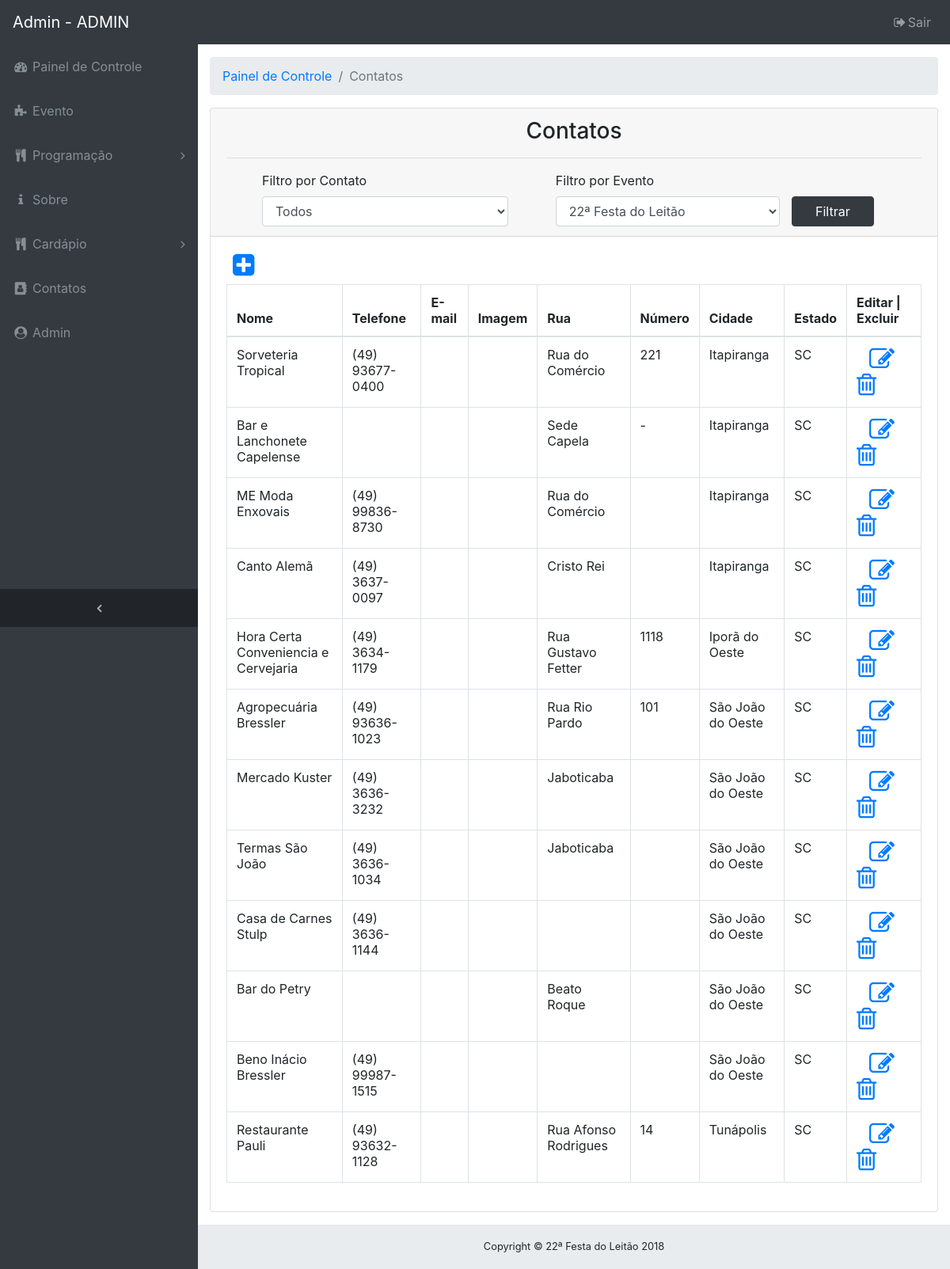
The app's page /admin/index.php?url=contato.php (signed in) with its own data.
### tables this page shows
CREATE TABLE `tb_evento` (
    `cod_evento` INTEGER NOT NULL AUTO_INCREMENT,
    `nome_evento` VARCHAR(100),
    `nome_organizacao_evento` VARCHAR(200),
    `data_evento` DATE,
    `rua_evento` VARCHAR(100),
    `nome_comunidade` VARCHAR(200) NOT NULL,
    `banner_evento` VARCHAR(40),
    `cod_cardapio` INTEGER,
    `cod_cidade` INTEGER,
    CONSTRAINT `PK_tb_evento` PRIMARY KEY (`cod_evento`)
);

CREATE TABLE `tb_contato` (
    `cod_contato` INTEGER NOT NULL AUTO_INCREMENT,
    `nome_contato` VARCHAR(100),
    `telefone_contato` VARCHAR(15),
    `email_contato` VARCHAR(100),
    `img_contato` VARCHAR(100),
    `rua_contato` VARCHAR(100),
    `nr_contato` VARCHAR(10),
    `cod_cidade` INTEGER,
    `cod_tipo_contato` INTEGER,
    CONSTRAINT `PK_tb_contato` PRIMARY KEY (`cod_contato`)
);

CREATE TABLE `tb_cidade` (
    `cod_cidade` INTEGER NOT NULL AUTO_INCREMENT,
    `nome_cidade` VARCHAR(200),
    `cod_estado` INTEGER,
    CONSTRAINT `PK_tb_cidade` PRIMARY KEY (`cod_cidade`)
);

CREATE TABLE `tb_estado` (
    `cod_estado` INTEGER NOT NULL AUTO_INCREMENT,
    `nome_estado` VARCHAR(100),
    `uf` VARCHAR(2),
    CONSTRAINT `PK_tb_estado` PRIMARY KEY (`cod_estado`)
);

### admin/contato.php (the view)
<?php
if (isset($login_cookie)) {
    $cod_eve = $_POST['cod_evento'];
    $cod_tip = $_POST['cod_contato'];
    if ($cod_tip != 0) {
        if ($cod_eve != '') {
        } else {
            $cod_eve = 1;
        }
        if ($cod_tip != '') {
        } else {
            $cod_tip = 1;
        }
        $selectContato = "select * from tb_evento as e, tb_evento_contato as ec, tb_contato as c, tb_tipo_contato as tc, tb_cidade as ci, tb_estado as es "
                . "where e.cod_evento = ec.cod_evento "
                . "and ec.cod_contato = c.cod_contato "
                . "and c.cod_tipo_contato = tc.cod_tipo_contato "
                . "and c.cod_cidade = ci.cod_cidade "
                . "and ci.cod_estado = es.cod_estado "
                . "and tc.cod_tipo_contato = '$cod_tip' "
                . "and e.cod_evento = '$cod_eve';";
    } else {
        if ($cod_eve != '') {
        } else {
            $cod_eve = 1;
        }
        $selectContato = "select * from tb_evento as e, tb_evento_contato as ec, tb_contato as c, tb_tipo_contato as tc, tb_cidade as ci, tb_estado as es "
                . "where e.cod_evento = ec.cod_evento "
                . "and ec.cod_contato = c.cod_contato "
                . "and c.cod_tipo_contato = tc.cod_tipo_contato "
                . "and c.cod_cidade = ci.cod_cidade "
                . "and ci.cod_estado = es.cod_estado "
                . "and e.cod_evento = '$cod_eve';";
    }
    ?>
    <div class="container-fluid">
        <div class="card mb-3">
            <?php include './filtro_por_evento_contato.php'; ?>
            <div class="card-body">
                <a href="?url=adc_contato.php" title="Novo <?= $menu; ?>"><i class="fa fa-2x pb-2 pl-2 fa-plus-square"></i></a>
                <div class="table-responsive">
                    <table class="table table-bordered" width="100%" cellspacing="0">
                        <thead>
                            <tr>
                                <th>Nome</th>
                                <th>Telefone</th>
                                <th>E-mail</th>
                                <th>Imagem</th>
                                <th>Rua</th>
                                <th>Número</th>
                                <th>Cidade</th>
                                <th>Estado</th>
                                <th>Editar | Excluir</th>
                            </tr>
                        </thead>
                        <tbody>
                            <?php
                            include 'conexao.php';
                            $queryContato = $pdo->query($selectContato);
                            while ($dados = $queryContato->fetch()) {
                                $cod = $dados['cod_contato'];
                                $nome = $dados['nome_contato'];
                                $telefone = $dados['telefone_contato'];
                                $email = $dados['email_contato'];
                                $img = $dados['img_contato'];
                                $rua = $dados['rua_contato'];
                                $numero = $dados['nr_contato'];
                                $cidade = $dados['nome_cidade'];
                                $uf = $dados['uf'];
                                ?>
                                <tr>
                                    <td><?= $nome; ?></td>
                                    <td><?= $telefone; ?></td>
                                    <td><?= $email; ?></td>
                                    <td><?= $img; ?></td>
                                    <td><?= $rua; ?></td>
                                    <td><?= $numero; ?></td>
                                    <td><?= $cidade; ?></td>
                                    <td><?= $uf; ?></td>
                                    <td>
                                        <a href="?url=edit_contato.php&id=<?= $cod; ?>&e=<?= $cod_eve; ?>" title="EDITAR"><i class="fa fa-2x fa-edit pr-3 pl-3"></i></a>
                                        <a href="?url=excBD_contato.php&id=<?= $cod; ?>&e=<?= $cod_eve; ?>" onclick="return excluir('<?= $nome ?>');" title="EXCLUIR"><i class="fa fa-2x fa-trash-o"></i></a>
                                    </td>
                                </tr>
                                <?php
                            }
                            ?>
                        </tbody>
                    </table>
                </div>
            </div>
        </div>
    </div>
<?php } ?>

### admin/index.php (shortened to what this page needs)
<?php
$login_cookie = $_COOKIE['usuario'];
include './conexao.php';
$sql = "select e.* from tb_admin as a, tb_evento as e"
        . " where e.cod_evento = a.cod_evento";
$query = $pdo->query($sql);
$dados = $query->fetch();
$nome_evento = $dados['nome_evento'];
if (isset($login_cookie)) {
    ?>
    <html>
        <head>
            <link href="../vendor/bootstrap/css/bootstrap.min.css" rel="stylesheet" type="text/css"/>
            <link href="../vendor/font-awesome/css/font-awesome.min.css" rel="stylesheet" type="text/css"/>
            <link href="../vendor/datatables/dataTables.bootstrap4.css" rel="stylesheet" type="text/css"/>
            <link href="../css/sb-admin.css" rel="stylesheet" type="text/css"/>
        </head>
        <body class="fixed-nav sticky-footer bg-dark" id="page-top">
            <?php include './menu.php'; ?>
            <div class="content-wrapper">
                <?php
                $url = $_GET['url'];
                switch ($url) {
                    case 'contato.php':
                        $menu = 'Contatos';
                        include './navegacao.php';
                        include ('./contato.php');
                        break;
                }
                ?>
                <footer class="sticky-footer">
                    <div class="container">
                        <div class="text-center">
                            <small>Copyright © <?= $nome_evento; ?> 2018</small>
                        </div>
                    </div>
                </footer>
            </div>
        </body>
    </html>
    <?php
} else {
    echo"<script language='javascript' type='text/javascript'>alert('Faça o Login!');window.location.href='login.html'</script>";
}
?>

### css/sb-admin.css (style rules this page uses)
html { position: relative; min-height: 100%; }
body { overflow-x: hidden; }
body.sticky-footer { margin-bottom: 56px; }
body.sticky-footer .content-wrapper { min-height: calc(100vh - 56px - 56px); }
body.fixed-nav { padding-top: 56px; }
.content-wrapper { min-height: calc(100vh - 56px); padding-top: 1rem; }
.content-wrapper { overflow-x: hidden; background: white; }
@media (min-width: 992px) { .content-wrapper { margin-left: 250px; } }
footer.sticky-footer { position: absolute; right: 0; bottom: 0; width: 100%; height: 56px; background-color: #e9ecef; line-height: 55px; }
@media (min-width: 992px) { footer.sticky-footer { width: calc(100% - 250px); } }

### records on screen
tb_evento: tb_contato.nome_contato "Sorveteria Tropical", tb_contato.telefone_contato "(49) 93677-0400", tb_contato.rua_contato "Rua do Comércio", tb_contato.nr_contato "221", tb_cidade.nome_cidade "Itapiranga", tb_estado.uf "SC", tb_contato.nome_contato "Bar e Lanchonete Capelense", tb_contato.rua_contato "Sede Capela", tb_contato.nr_contato "-", tb_contato.nome_contato "ME Moda Enxovais", tb_contato.telefone_contato "(49) 99836-8730", tb_contato.nome_contato "Canto Alemã", tb_contato.telefone_contato "(49) 3637-0097", tb_contato.rua_contato "Cristo Rei", tb_contato.nome_contato "Hora Certa Conveniencia e Cervejaria", tb_contato.telefone_contato "(49) 3634-1179", tb_contato.rua_contato "Rua Gustavo Fetter", tb_contato.nr_contato "1118", tb_cidade.nome_cidade "Iporã do Oeste", tb_contato.nome_contato "Agropecuária Bressler", tb_contato.telefone_contato "(49) 93636-1023", tb_contato.rua_contato "Rua Rio Pardo", tb_contato.nr_contato "101", cod_cidade.nome_cidade "São João do Oeste", tb_contato.nome_contato "Mercado Kuster", tb_contato.telefone_contato "(49) 3636-3232", tb_contato.rua_contato "Jaboticaba", tb_contato.nome_contato "Termas São João", tb_contato.telefone_contato "(49) 3636-1034", tb_contato.nome_contato "Casa de Carnes Stulp", tb_contato.telefone_contato "(49) 3636-1144", tb_contato.nome_contato "Bar do Petry", tb_contato.rua_contato "Beato Roque", tb_contato.nome_contato "Beno Inácio Bressler", tb_contato.telefone_contato "(49) 99987-1515", tb_contato.nome_contato "Restaurante Pauli", tb_contato.telefone_contato "(49) 93632-1128", tb_contato.rua_contato "Rua Afonso Rodrigues", tb_contato.nr_contato "14", tb_cidade.nome_cidade "Tunápolis", nome_evento "22ª Festa do Leitão"

### other values on screen
$login_cookie "ADMIN"
$menu "Contatos"
form field cod_evento "22ª Festa do Leitão"
